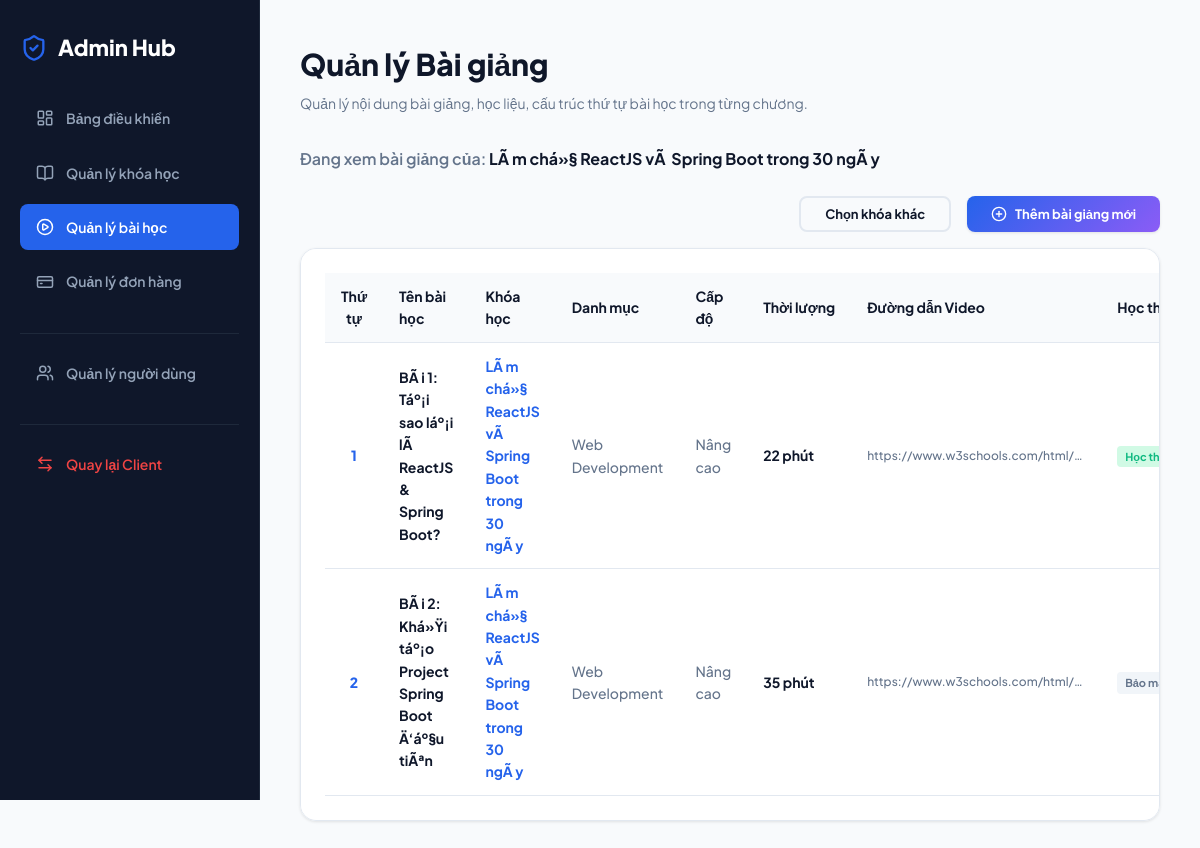
/admin/lessons.php?course_id=3 (signed in), run on an earlier commit of the app's database.
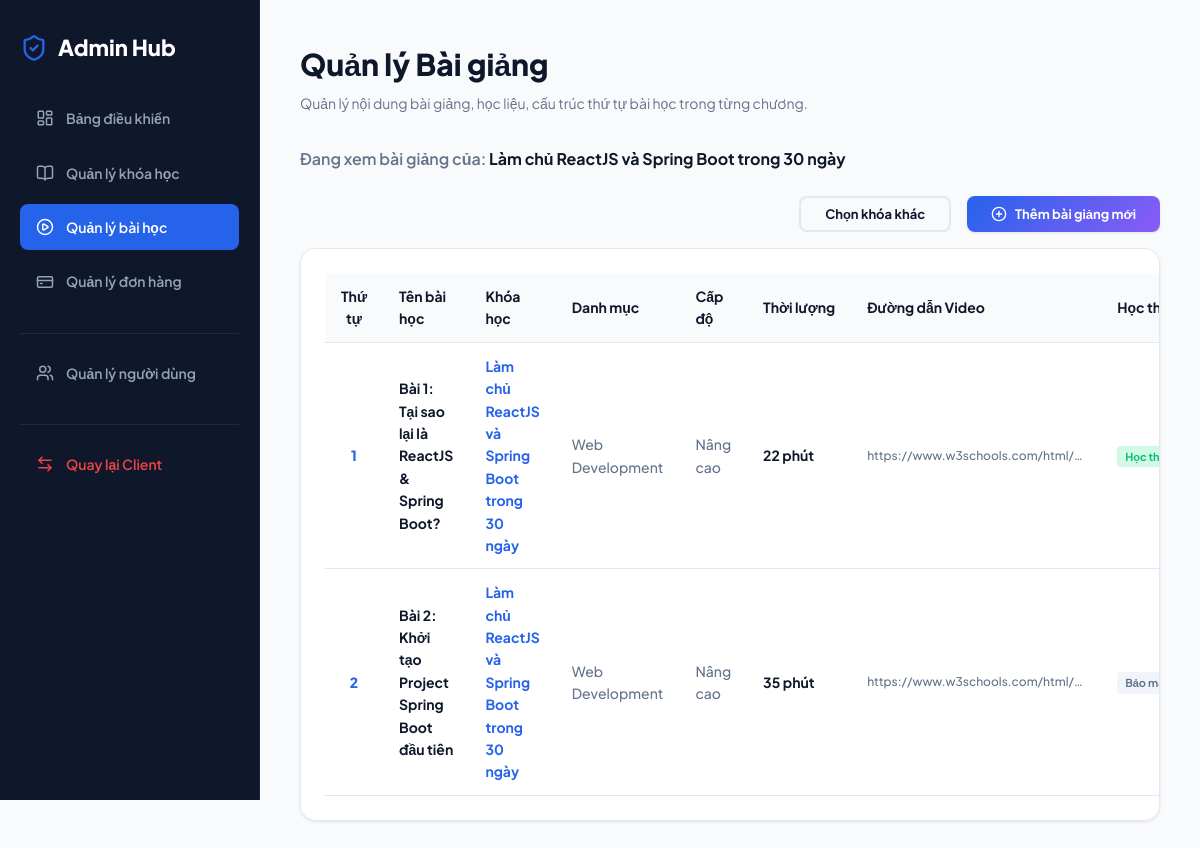
And on a later commit of the database.
### tables this page shows
CREATE TABLE `courses` (
  `id` int NOT NULL AUTO_INCREMENT,
  `title` varchar(200) NOT NULL,
  `slug` varchar(255) NOT NULL,
  `description` text,
  `thumbnail` text,
  `price` decimal(10,2) NOT NULL,
  `discount_price` decimal(10,2) DEFAULT NULL,
  `level` varchar(50) NOT NULL,
  `category` varchar(100) NOT NULL,
  `instructor` varchar(100) DEFAULT NULL,
  `duration` int DEFAULT NULL,
  `total_lectures` int DEFAULT NULL,
  `published` tinyint(1) DEFAULT '0',
  `enrollment_count` int DEFAULT '0',
  `rating` double DEFAULT '0',
  `rating_count` int DEFAULT '0',
  `created_at` timestamp NULL DEFAULT CURRENT_TIMESTAMP,
  `updated_at` timestamp NULL DEFAULT CURRENT_TIMESTAMP ON UPDATE CURRENT_TIMESTAMP,
  PRIMARY KEY (`id`),
  UNIQUE KEY `slug` (`slug`)
);

CREATE TABLE `lessons` (
  `id` int NOT NULL AUTO_INCREMENT,
  `course_id` int NOT NULL,
  `title` varchar(255) NOT NULL,
  `description` text,
  `video_url` text,
  `duration` int DEFAULT NULL,
  `order_index` int NOT NULL,
  `is_free` tinyint(1) DEFAULT '0',
  `created_at` timestamp NULL DEFAULT CURRENT_TIMESTAMP,
  `updated_at` timestamp NULL DEFAULT CURRENT_TIMESTAMP ON UPDATE CURRENT_TIMESTAMP,
  PRIMARY KEY (`id`),
  KEY `course_id` (`course_id`),
  CONSTRAINT `lessons_ibfk_1` FOREIGN KEY (`course_id`) REFERENCES `courses` (`id`) ON DELETE CASCADE
);

### admin/lessons.php (the view, shortened to what the rows shown need)
<?php
require_once __DIR__ . '/../config/db.php';
$action = $_GET['action'] ?? 'list';
$selected_course_id = intval($_GET['course_id'] ?? 0);
$search = trim($_GET['search'] ?? '');
$category_filter = trim($_GET['category'] ?? 'all');
$level_filter = trim($_GET['level'] ?? 'all');
$level_labels = [
    'all' => 'Tất cả cấp độ',
    'BEGINNER' => 'Cơ bản',
    'INTERMEDIATE' => 'Trung cấp',
    'ADVANCED' => 'Nâng cao',
];
$all_courses = [];
$filtered_courses = [];
try {
    $all_courses = $pdo->query("SELECT id, title, category, level FROM courses ORDER BY id DESC")->fetchAll() ?: [];
    $course_sql = "SELECT id, title, category, level FROM courses";
    $course_params = [];
    $course_sql .= " ORDER BY id DESC";
    $stmt = $pdo->prepare($course_sql);
    $stmt->execute($course_params);
    $filtered_courses = $stmt->fetchAll() ?: [];
} catch (PDOException $e) {
    $error_msg = 'Không thể tải danh sách khóa học phục vụ bộ lọc.';
}
$selected_course_title = '';
foreach ($all_courses as $course_option) {
    if ((int) $course_option['id'] === $selected_course_id) {
        $selected_course_title = $course_option['title'];
        break;
    }
}
$lessons = [];
if ($action === 'list' && $selected_course_id > 0) {
    try {
        $sql = "
            SELECT l.*, c.title AS course_title, c.category, c.level
            FROM lessons l
            JOIN courses c ON c.id = l.course_id
            WHERE l.course_id = ?
        ";
        $sql .= " ORDER BY c.id DESC, l.order_index ASC";
        $stmt = $pdo->prepare($sql);
        $stmt->execute([$selected_course_id]);
        $lessons = $stmt->fetchAll() ?: [];
    } catch (PDOException $e) {
        $error_msg = 'Không thể tải danh sách bài giảng.';
    }
}
?>
<!DOCTYPE html>
<html lang="vi">
<head>
    <link rel="stylesheet" href="../assets/css/admin.css">
</head>
<body>
    <div class="admin-wrapper">
        <main class="admin-container">
            <div style="display: flex; justify-content: space-between; align-items: center; margin-bottom: 32px;">
                <div>
                    <h1 style="font-size: 30px; font-weight: 800; color: var(--text-main); margin-bottom: 4px;">
                        <?php
                            if ($action === 'list') echo 'Quản lý Bài giảng';
                            elseif ($action === 'add') echo 'Thêm bài học mới';
                            elseif ($action === 'edit') echo 'Sửa bài học';
                            elseif ($action === 'view') echo 'Chi tiết bài học';
                        ?>
                    </h1>
                </div>
            </div>
            <?php if ($action === 'list'): ?>
                <?php if ($selected_course_id <= 0): ?>
                    <div class="admin-table-card" style="margin-bottom: 30px;">
                        <h3 style="font-size: 18px; font-weight: 800; margin-bottom: 16px;">Chọn khóa học để xem bài giảng</h3>
                        <?php if (empty($filtered_courses)): ?>
                            <p style="color: var(--text-muted); font-style: italic; text-align: center; padding: 40px 0;">Không tìm thấy khóa học phù hợp.</p>
                        <?php else: ?>
                            <table style="width: 100%; border-collapse: collapse; text-align: left; font-size: 14px;">
                                <thead>
                                    <tr style="border-bottom: 1px solid var(--border); font-weight: 700; color: var(--text-main); background-color: var(--bg-main);">
                                        <th style="padding: 12px 16px;">Khóa học</th>
                                        <th style="padding: 12px 16px;">Danh mục</th>
                                        <th style="padding: 12px 16px;">Cấp độ học tập</th>
                                        <th style="padding: 12px 16px; text-align: center;">Thao tác</th>
                                    </tr>
                                </thead>
                                <tbody>
                                    <?php foreach ($filtered_courses as $course_option): ?>
                                        <tr style="border-bottom: 1px solid var(--border); font-weight: 500;">
                                            <td style="padding: 12px 16px;"><strong><?php echo htmlspecialchars($course_option['title']); ?></strong></td>
                                            <td style="padding: 12px 16px; color: var(--text-muted);"><?php echo htmlspecialchars($course_option['category']); ?></td>
                                            <td style="padding: 12px 16px; color: var(--text-muted);"><?php echo htmlspecialchars($level_labels[$course_option['level']] ?? $course_option['level']); ?></td>
                                            <td style="padding: 12px 16px; text-align: center;">
                                                <a href="lessons.php?course_id=<?php echo $course_option['id']; ?>&search=<?php echo urlencode($search); ?>&category=<?php echo urlencode($category_filter); ?>&level=<?php echo urlencode($level_filter); ?>" class="btn btn-primary" style="height: 32px; padding: 6px 12px; font-size: 12px; border-radius: 4px;">Xem bài giảng</a>
                                            </td>
                                        </tr>
                                    <?php endforeach; ?>
                                </tbody>
                            </table>
                        <?php endif; ?>
                    </div>
                <?php else: ?>
                    <div style="display: flex; justify-content: space-between; align-items: center; margin-bottom: 16px; gap: 24px; flex-wrap: wrap;">
                        <div style="color: var(--text-muted); font-weight: 600;">
                            Đang xem bài giảng của: <strong style="color: var(--text-main);"><?php echo htmlspecialchars($selected_course_title); ?></strong>
                        </div>
                        <div style="display: flex; align-items: center; gap: 16px; margin-left: auto;">
                            <a href="lessons.php?search=<?php echo urlencode($search); ?>&category=<?php echo urlencode($category_filter); ?>&level=<?php echo urlencode($level_filter); ?>" class="btn btn-outline" style="height: 36px; font-size: 13px; border-radius: var(--radius-sm);">Chọn khóa khác</a>
                            <a href="lessons.php?action=add&course_id=<?php echo $selected_course_id; ?>" class="btn btn-primary" style="height: 36px; font-size: 13px; border-radius: var(--radius-sm);">
                                <i data-lucide="plus-circle" style="width: 16px; height: 16px;"></i>
                                Thêm bài giảng mới
                            </a>
                        </div>
                    </div>
                    <div class="admin-table-card">
                        <?php if (empty($lessons)): ?>
                            <p style="color: var(--text-muted); font-style: italic; text-align: center; padding: 40px 0;">Không tìm thấy bài giảng phù hợp.</p>
                        <?php else: ?>
                            <table style="width: 100%; border-collapse: collapse; text-align: left; font-size: 14px;">
                                <thead>
                                    <tr style="border-bottom: 1px solid var(--border); font-weight: 700; color: var(--text-main); background-color: var(--bg-main);">
                                        <th style="padding: 12px 16px; width: 80px; text-align: center;">Thứ tự</th>
                                        <th style="padding: 12px 16px;">Tên bài học</th>
                                        <th style="padding: 12px 16px;">Khóa học</th>
                                        <th style="padding: 12px 16px;">Danh mục</th>
                                        <th style="padding: 12px 16px;">Cấp độ</th>
                                        <th style="padding: 12px 16px; white-space: nowrap; min-width: 96px;">Thời lượng</th>
                                        <th style="padding: 12px 16px;">Đường dẫn Video</th>
                                        <th style="padding: 12px 16px;">Học thử</th>
                                    </tr>
                                </thead>
                                <tbody>
                                    <?php foreach ($lessons as $l): ?>
                                        <tr style="border-bottom: 1px solid var(--border); font-weight: 500;">
                                            <td style="padding: 12px 16px; font-weight: 800; color: var(--primary); text-align: center;"><?php echo htmlspecialchars($l['order_index']); ?></td>
                                            <td style="padding: 12px 16px;"><strong><?php echo htmlspecialchars($l['title']); ?></strong></td>
                                            <td style="padding: 12px 16px;"><a href="courses.php?action=view&id=<?php echo $l['course_id']; ?>" style="color: var(--primary); font-weight: 700;"><?php echo htmlspecialchars($l['course_title']); ?></a></td>
                                            <td style="padding: 12px 16px; color: var(--text-muted);"><?php echo htmlspecialchars($l['category']); ?></td>
                                            <td style="padding: 12px 16px; color: var(--text-muted);"><?php echo htmlspecialchars($level_labels[$l['level']] ?? $l['level']); ?></td>
                                            <td style="padding: 12px 16px; font-weight: 700; color: var(--text-main); white-space: nowrap;"><?php echo htmlspecialchars($l['duration']); ?> phút</td>
                                            <td style="padding: 12px 16px; color: var(--text-muted); font-size: 12px; max-width: 250px; overflow: hidden; text-overflow: ellipsis; white-space: nowrap;" title="<?php echo htmlspecialchars($l['video_url']); ?>">
                                                <?php echo htmlspecialchars($l['video_url']); ?>
                                            </td>
                                            <td style="padding: 12px 16px;">
                                                <?php
                                                    echo $l['is_free'] == 1
                                                        ? '<span style="background-color:#d1fae5;color:var(--success);padding:2px 8px;border-radius:4px;font-size:11px;font-weight:700;white-space:nowrap;display:inline-flex;align-items:center;">Học thử (Free)</span>'
                                                        : '<span style="background-color:#f1f5f9;color:var(--text-muted);padding:2px 8px;border-radius:4px;font-size:11px;font-weight:700;white-space:nowrap;display:inline-flex;align-items:center;">Bảo mật</span>';
                                                ?>
                                            </td>
                                        </tr>
                                    <?php endforeach; ?>
                                </tbody>
                            </table>
                        <?php endif; ?>
                    </div>
                <?php endif; ?>
            <?php endif; ?>
        </main>
    </div>
</body>
</html>

What changed in the data, as far as the page shows it:
changed courses: title "LÃ m chá»§ ReactJS vÃ Spring Boot trong 30 ngÃ y" → "Làm chủ ReactJS và Spring Boot trong 30 ngày"
changed lessons: title "BÃ i 1: Táº¡i sao láº¡i lÃ ReactJS & Spring Boot?" → "Bài 1: Tại sao lại là ReactJS & Spring Boot?"; course.title "LÃ m chá»§ ReactJS vÃ Spring Boot trong 30 ngÃ y" → "Làm chủ ReactJS và Spring Boot trong 30 ngày"
changed lessons: title "BÃ i 2: Khá»Ÿi táº¡o Project Spring Boot Ä‘áº§u tiÃªn" → "Bài 2: Khởi tạo Project Spring Boot đầu tiên"; course.title "LÃ m chá»§ ReactJS vÃ Spring Boot trong 30 ngÃ y" → "Làm chủ ReactJS và Spring Boot trong 30 ngày"
